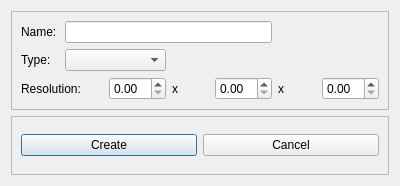
<?xml version="1.0" encoding="UTF-8"?>
<ui version="4.0">
 <class>createMaskDialog</class>
 <widget class="QDialog" name="createMaskDialog">
  <property name="geometry">
   <rect>
    <x>0</x>
    <y>0</y>
    <width>400</width>
    <height>186</height>
   </rect>
  </property>
  <property name="windowTitle">
   <string>Create empty mask</string>
  </property>
  <layout class="QVBoxLayout" name="verticalLayout">
   <item>
    <widget class="QFrame" name="frame">
     <property name="frameShape">
      <enum>QFrame::StyledPanel</enum>
     </property>
     <property name="frameShadow">
      <enum>QFrame::Raised</enum>
     </property>
     <layout class="QGridLayout" name="gridLayout">
      <item row="0" column="0">
       <widget class="QLabel" name="label">
        <property name="text">
         <string>Name:</string>
        </property>
       </widget>
      </item>
      <item row="0" column="1" colspan="4">
       <widget class="QLineEdit" name="maskName"/>
      </item>
      <item row="1" column="0">
       <widget class="QLabel" name="label_2">
        <property name="text">
         <string>Type:</string>
        </property>
       </widget>
      </item>
      <item row="1" column="1" colspan="2">
       <widget class="QComboBox" name="maskType"/>
      </item>
      <item row="2" column="0" colspan="2">
       <widget class="QLabel" name="label_4">
        <property name="text">
         <string>Resolution:</string>
        </property>
       </widget>
      </item>
      <item row="2" column="2">
       <widget class="QDoubleSpinBox" name="xRes"/>
      </item>
      <item row="2" column="3">
       <widget class="QLabel" name="label_5">
        <property name="text">
         <string>x</string>
        </property>
       </widget>
      </item>
      <item row="2" column="4">
       <widget class="QDoubleSpinBox" name="yRes"/>
      </item>
      <item row="2" column="5">
       <widget class="QLabel" name="label_6">
        <property name="text">
         <string>x</string>
        </property>
       </widget>
      </item>
      <item row="2" column="6">
       <widget class="QDoubleSpinBox" name="zRes"/>
      </item>
     </layout>
    </widget>
   </item>
   <item>
    <widget class="QFrame" name="frame_2">
     <property name="frameShape">
      <enum>QFrame::StyledPanel</enum>
     </property>
     <property name="frameShadow">
      <enum>QFrame::Raised</enum>
     </property>
     <layout class="QHBoxLayout" name="horizontalLayout">
      <item>
       <widget class="QPushButton" name="createButton">
        <property name="text">
         <string>Create</string>
        </property>
       </widget>
      </item>
      <item>
       <widget class="QPushButton" name="cancelButton">
        <property name="text">
         <string>Cancel</string>
        </property>
       </widget>
      </item>
     </layout>
    </widget>
   </item>
  </layout>
 </widget>
 <resources/>
 <connections>
  <connection>
   <sender>cancelButton</sender>
   <signal>clicked()</signal>
   <receiver>createMaskDialog</receiver>
   <slot>close()</slot>
   <hints>
    <hint type="sourcelabel">
     <x>287</x>
     <y>151</y>
    </hint>
    <hint type="destinationlabel">
     <x>305</x>
     <y>185</y>
    </hint>
   </hints>
  </connection>
 </connections>
</ui>
